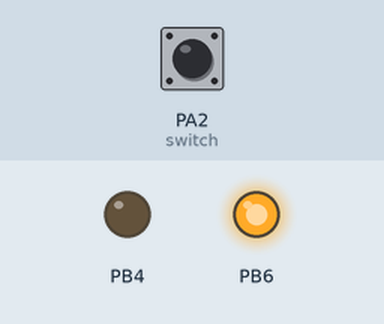
Recording of a program running on a simulated ATmega32, built with avr-gcc and emulated at 1 MHz (the files do not name the chip). Parts: output pins drawn as LEDs (lit = HIGH). The inputs (shaded band) are chosen by the test bench; at power-on: PA2 (switch) HIGH.

Above: at 1.8 s.
1.9 s: PA2 (switch) pulled LOW for 0.6 s
At 2.4 s:
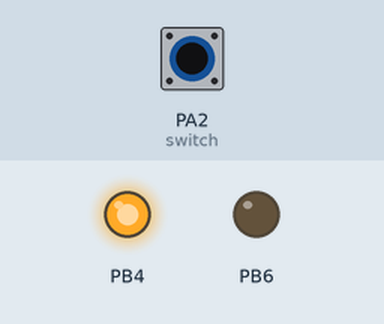
4.0 s: PA2 (switch) pulled LOW for 3.2 s
At 8.3 s:
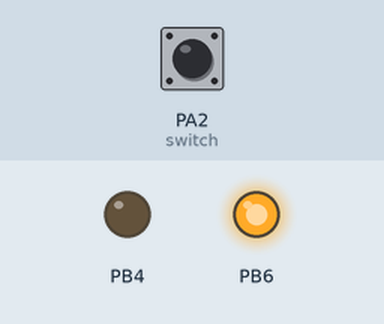
Timing chart, 0 to 9.8 s (numbered marks = the images above; inputs shaded):
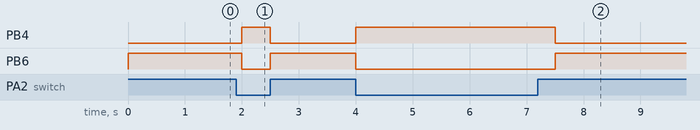

Measured:
- after the input at 1.9 s, PB4: LOW → HIGH after 0.10 s, → LOW 0.50 s later; PB6: HIGH → LOW after 0.10 s, → HIGH 0.50 s later
- after the input at 4.0 s, PB4: LOW → HIGH at once, → LOW 3.5 s later; PB6: HIGH → LOW at once, → HIGH 3.5 s later

The program:

main.c
```c
/*
 * Asignacion_2LED_1BTN.c
 *
 * Created: 06/11/2020 2:37:23 p. m.
 * Author : cesh_
 */

#include <avr/io.h>
#define F_CPU 1000000UL
#include <util/delay.h>

int main(void)
{
	DDRB |=(1<<PORTB4)|(1<<PORTB6);   // Set the data direction register to OUTPUT
	DDRA &=~(1<<PORTA2);	// Set the data direction register for the switch to INPUT

	PORTB=(0<<PORTB4)|(0<<PORTB6); // output LOW STATE (sink)
	PORTA=(1<<PORTA2);	// enable the PULL-UP RSISTOR for the switch

    while (1)
    {
		if (PINA & (1<<PORTA2))
		{
			PORTB |=(1<<PORTB6);
			PORTB &=~(1<<PORTB4);
			_delay_ms (500);
		}

		else
		{
			PORTB&=~ (1<<PORTB6);
			PORTB|=(1<<PORTB4);
			_delay_ms ( 500 );
		}
    }
}
```
